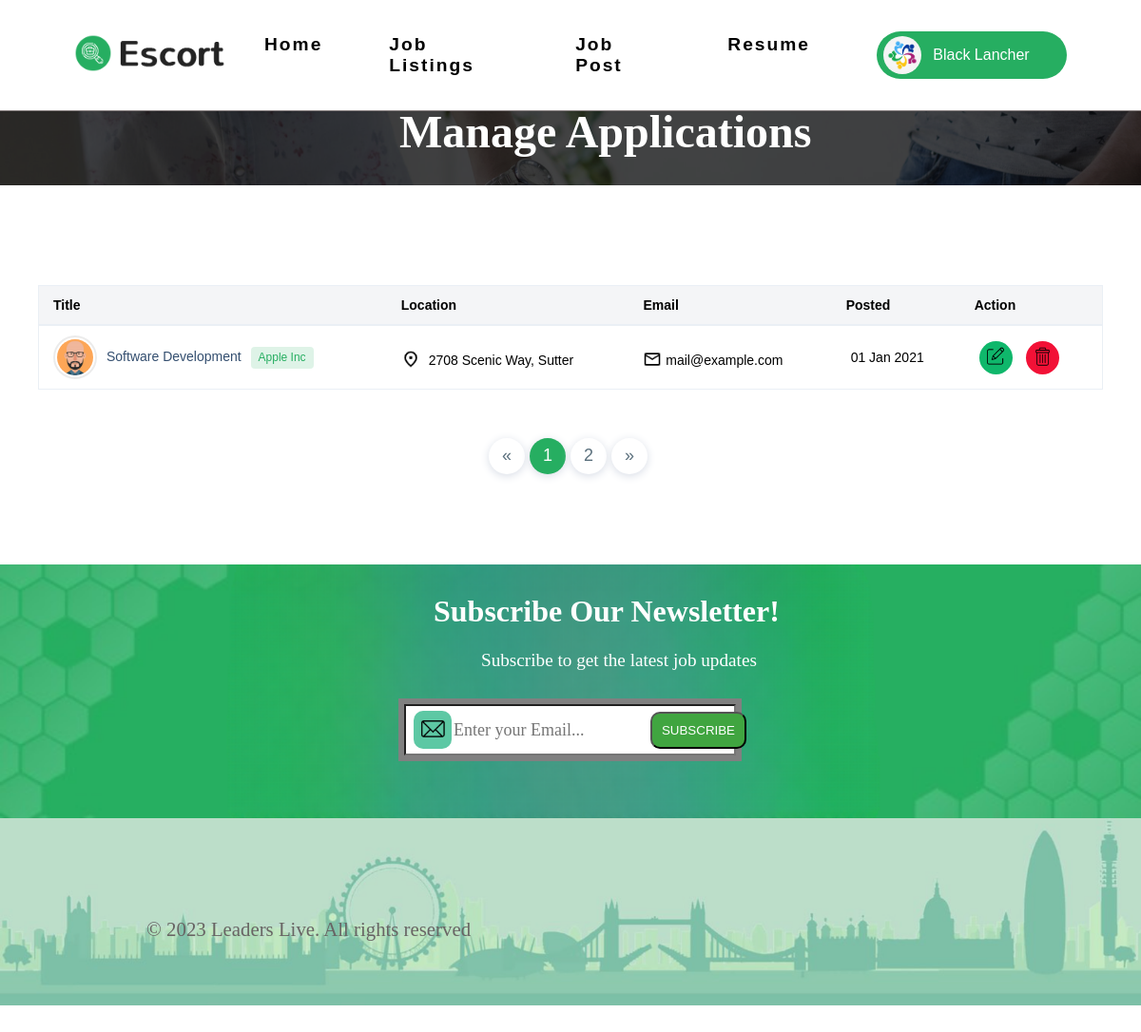
Screenshot of /webProj/manage.php (signed in) with the database file from the repository.
### tables this page shows
CREATE TABLE `user_form` (
  `id` int(100) NOT NULL,
  `name` varchar(100) NOT NULL,
  `email` varchar(100) NOT NULL,
  `password` varchar(100) NOT NULL,
  `image` varchar(100) NOT NULL
);

### webProj/manage.php (the view, shortened to what this page needs)
<?php
include 'login/config.php';
$user_id = $_SESSION['user_id'];
$select = mysqli_query($conn, "SELECT * FROM user_form WHERE id = '$user_id'") or die('query failed');
if(mysqli_num_rows($select) > 0){
  $row = mysqli_fetch_assoc($select);
}
?>
<!DOCTYPE html>
<html lang="en">
<head>
    <link rel="stylesheet" href="./css/headfoot.css">
    <link rel="stylesheet" href="./css/manage.css">
</head>
<body>
    <header>
        <nav class="header-navbar header-navbar-active">
            <div class="header-container">
            <a href="#" class="header-logo">
                <img id='header-main-logo' src="./assets/images/logo-dark.png" alt="Logo">
            </a>
            <ul class="header-nav-links">
                <li><a class="header-a" href="test.php">Home</a></li>
                <li><a class="header-a" href="job-search.php">Job Listings</a></li>
                <li><a class="header-a" href="post-job.php">Job Post</a></li>
                <li><a class="header-a" href="resume-detail.php">Resume</a></li>
            </ul>
            <div class="auth-buttons">
              <a class="btn-signup" data-toggle="dropdown" href="signup.html" previewlistener="true">
                <img src="./login/uploaded_img/<?php echo $row['image'] ?>" class="img-responsive img-circle" alt="">
                <p class="b"><?php echo $row['name'] ?></p>
              </a>
            </div>
            </div>
        </nav>
    </header>
    <div>
        <h1 class="top-text">Manage Applications</h1>
    </div>
    <br><br><br>
    <section class="whole">
        <div class="cont">
          <div class="table-responsive">
            <table class="table-hover">
              <thead>
                <tr>
                  <th>Title</th>
                  <th>Location</th>
                  <th>Email</th>
                  <th>Posted</th>
                  <th>Action</th>
                </tr>
              </thead>
              <tbody>
                <tr>
                  <td class="td1"><a href="job-detail.html"> <img src="./assets/images/client-1.jpg" class="avatar-lg" alt="Avatar">Software Development <span class="mng-jb">Apple Inc</span> </a></td>
                  <td class="td2"><i class="ti-location-pin"><img src="./assets/images/loc1.png" style="width: 20px; transform: translate(0,20%);"></i> 2708 Scenic Way, Sutter</td>
                  <td class="td3"><img src="./assets/images/mail-list.png" style="width: 20px; transform: translate(0,20%);"> mail@example.com</td>
                  <td class="td4"><i class="ti-credit-card"></i> 01 Jan 2021</td>
                  <td class="td5"><a href="#" class="cl-success-mrg-5"><i class="fa-edit"><img src="./assets/images/edit.png" style="width: 18px; transform: translate(0,20%);"></i></a> <a href="#" class="cl-danger-mrg-5"><i class="fa-edit"><img src="./assets/images/delete.png" style="width: 19px; transform: translate(0,25%);"></i></a></td>
                </tr>
              </tbody>
            </table>
            <div class="pages">
              <ul class="pagination">
                <li class="page-item"> <a class="page-link" href="#" aria-label="Previous"> <span aria-hidden="true">«</span> <span class="sr-only">Previous</span> </a> </li>
                <li class="page-item active"><a class="page-link one" href="#">1</a></li>
                <li class="page-item"><a class="page-link" href="#">2</a></li>
                <li class="page-item"> <a class="page-link" href="#" aria-label="Next"> <span aria-hidden="true">»</span> <span class="sr-only">Next</span> </a> </li>
              </ul>
            </div>
          </div>
        </div>
      </section>
    <footer>
        <div class="subscribe">
          <div class="sub">
            <h1>Subscribe Our Newsletter!</h1>
            <p>Subscribe to get the latest job updates</p>
          </div>
          <img id = 'fimg1' src="assets/images/footback_cleanup.png">
          <div class="subscription-form">
            <img id = 'fimg3' class="fimgs" src="assets/images/mailimg.png">
            <input id='eml' type="email" placeholder="Enter your Email...">
            <button type="submit">SUBSCRIBE</button>
          </div>
        </div>
        <div class="foot">
          <img id = 'fimg2' class="fimgs" src="assets/images/footimg.png">
          <div class="foot-text fimgs">
            <p>© 2023 Leaders Live. All rights reserved</p>
          </div>
        </div>
      </footer>
</body>
</html>

### webProj/css/headfoot.css (style rules this page uses)
header { position: fixed; top: 0; width: 100%; z-index: 1000; }
.header-navbar { display: flex; padding: 20px; background-color: transparent; }
.header-container { display: flex; justify-content: space-around; align-items: center; width: 90%; margin: auto; }
.header-navbar .header-logo img { height: 40px; }
.header-nav-links { display: flex; list-style: none; }
.header-a { font-size: 1.2rem; letter-spacing: 2px; word-spacing: 4px; }
.header-nav-links li { margin-right: 70px; }
.header-navbar-active { background-color: white; transition: background-color 0.3s ease-in-out, border-color 0.2s ease; border-bottom: 1px solid rgb(135, 127, 127); }
.header-nav-links a { color: rgb(0, 0, 0); text-decoration: none; font-weight: bold; font-family: sans-serif; }
#fimg1 { margin-left:0%; width: 100%; height: auto; display: block; }
footer { color: white; padding: 0px; left: 0; bottom: 0; margin-bottom: 0; width: 100%; }
.subscription-form { display: flex; align-items: center; width: 30%; margin-left: 35%; margin-top: -10%; border-radius: 10%; padding-left: 5px; }
#eml { width: 100%; height: 50px; box-shadow: 0px 0px 0px 6px hsl(0, 0%, 50%); }
.sub { margin-left: 38%; bottom: 70px; position: absolute; }
.sub p { margin-left: 50px; font-size: 1.2rem; font-family: Montserrat; }
.subscription-form button { background-color: #40a540; border-radius: 10px; color: white; padding: 10px 10px; margin-left: -25%; cursor: pointer; }
.subscription-form input { padding: 0px 50px; font-size: large; font-family: Verdana }
.subscribe { position: relative; }
#fimg3 { position: absolute; width: 2.5rem; border-radius: 10px; margin-left: 10px; }
#fimg2 { margin-left:0%; margin-top: 4%; width: 100%; display: block; }
.foot-text { transform: translate(10%, -300%); margin-bottom: 0; font-size: 1.3rem; color: #686464; margin-top: 7%; margin-left: 10%; position: absolute; }
.sub h1 { position: relative; }
.btn-signup { -webkit-text-size-adjust: 100%; -webkit-tap-highlight-color: rgba(0,0,0,0); list-style: none; box-sizing: border-box; outline: none; text-decoration: none; transition: all 0.3s ease-in-out; position: relative; line-height: 20px; display: block; font-weight: 500; font-size: 14px; font-family: 'Montserrat', sans-serif; text-transform: capitalize; background: #26ae61; color: #ffffff !important; border-radius: 50px; text-align: center; width: 100%; border: 0; background-color: #26ae61 !important; padding: 5px; padding-bottom: 0%; width:200px; font-size: 20px; height: 50px; }
.btn-signup img { -webkit-text-size-adjust: 100%; -webkit-tap-highlight-color: rgba(0,0,0,0); list-style: none; line-height: 20px; font-weight: 500; font-size: 14px; font-family: 'Montserrat', sans-serif; text-transform: capitalize; color: #ffffff !important; text-align: center; box-sizing: border-box; border: 0; display: block; border-radius: 50%; float: left; position: relative; top: -4px; margin-right: 5px; object-fit: cover; width: 40px; height: 40px; margin-left: 2px; margin-top: 4px; }
.b { margin: 10px 27px; font-size: 16px; }

### rows the page displays
user_form: image (picture), name "Black Lancher"
